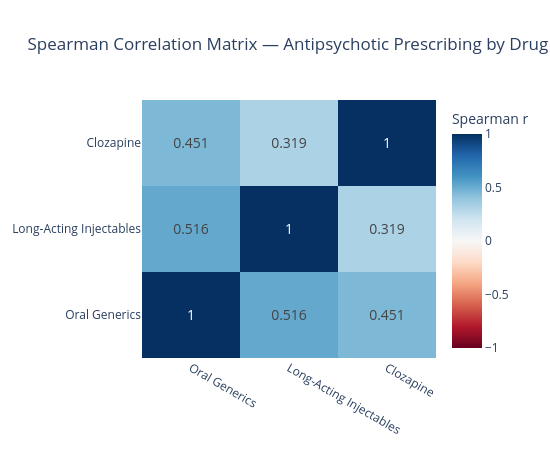

Notebook code for this chart:
### Markdown cell above
## Step 6: Spearman Correlation - Testing Geographic Consistency

Spearman correlation measures whether states that rank high in one drug group tend to rank high in another. It is used here instead of Pearson because the claim counts across groups have very different scales and the relationship may not be linear.

Interpretation:
- r > 0.7: strong consistent geographic pattern across groups
- r 0.4-0.7: moderate correlation — groups share some but not all geographic variation
- r < 0.4: weak correlation — groups have distinct geographic patterns

If all three pairwise correlations are strong, the geographic clustering reflects a shared underlying factor (disease burden, demographics, rural access) rather than anything specific to one drug formulation.

### Code cell
from scipy import stats
import plotly.graph_objects as go

# Align all three groups on state index
combined = df_oral[['state', 'clms_per_100k']].rename(columns={'clms_per_100k': 'Oral Generics'}).set_index('state')
combined = combined.join(
    df_lai[['state', 'clms_per_100k']].rename(columns={'clms_per_100k': 'Long-Acting Injectables'}).set_index('state'),
    how='inner'
)
combined = combined.join(
    df_cloz[['state', 'clms_per_100k']].rename(columns={'clms_per_100k': 'Clozapine'}).set_index('state'),
    how='inner'
)

print(f"States included in all three groups: {len(combined)}\n")


# Compute pairwise Spearman correlations
pairs = [
    ('Oral Generics', 'Long-Acting Injectables'),
    ('Oral Generics', 'Clozapine'),
    ('Long-Acting Injectables', 'Clozapine'),
]

results = []
for a, b in pairs:
    r, p = stats.spearmanr(combined[a], combined[b])
    results.append({'Group A': a, 'Group B': b, 'Spearman r': round(r, 3), 'p-value': round(p, 4)})
    print(f"{a} vs {b}: r = {r:.3f}, p = {p:.4f}")

results_df = pd.DataFrame(results)

# Correlation matrix heatmap
cols = ['Oral Generics', 'Long-Acting Injectables', 'Clozapine']
corr_matrix = combined[cols].corr(method='spearman').round(3)

fig = go.Figure(data=go.Heatmap(
    z=corr_matrix.values,
    x=cols,
    y=cols,
    colorscale='RdBu',
    zmid=0,
    zmin=-1, zmax=1,
    text=corr_matrix.values,
    texttemplate='%{text}',
    textfont=dict(size=14),
    colorbar=dict(title='Spearman r')
))

fig.update_layout(
    title='Spearman Correlation Matrix — Antipsychotic Prescribing by Drug Group',
    height=450,
    width=550
)

fig.show()
results_df

### Figure 1 — Plotly figure (JSON) as saved in the notebook; plotly's stock layout.template omitted (floating-point values rounded to 4 significant figures)
{"data": [{"colorbar": {"title": {"text": "Spearman r"}}, "colorscale": [[0, "rgb(103,0,31)"], [0.1, "rgb(178,24,43)"], [0.2, "rgb(214,96,77)"], [0.3, "rgb(244,165,130)"], [0.4, "rgb(253,219,199)"], [0.5, "rgb(247,247,247)"], [0.6, "rgb(209,229,240)"], [0.7, "rgb(146,197,222)"], [0.8, "rgb(67,147,195)"], [0.9, "rgb(33,102,172)"], [1, "rgb(5,48,97)"]], "text": [[1.0, 0.516, 0.451], [0.516, 1.0, 0.319], [0.451, 0.319, 1.0]], "textfont": {"size": 14}, "texttemplate": "%{text}", "type": "heatmap", "x": ["Oral Generics", "Long-Acting Injectables", "Clozapine"], "y": ["Oral Generics", "Long-Acting Injectables", "Clozapine"], "z": [[1.0, 0.516, 0.451], [0.516, 1.0, 0.319], [0.451, 0.319, 1.0]], "zmax": 1, "zmid": 0, "zmin": -1}], "layout": {"height": 450, "title": {"text": "Spearman Correlation Matrix — Antipsychotic Prescribing by Drug Group"}, "width": 550}}
